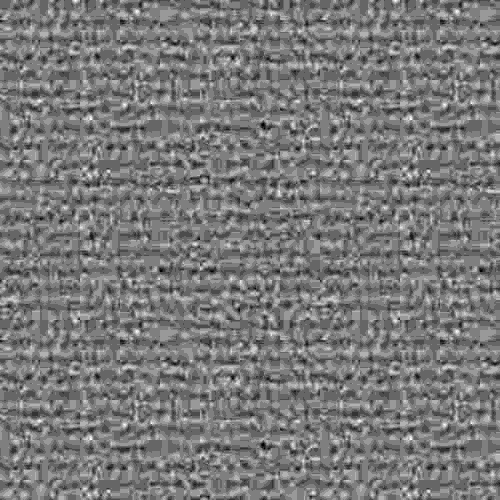
#> input picture DataSets/1.1.jpg, 500 x 500 px; its folder holds only this picture in this run
$ python TrainingDataSets.py
#> lines starting #> are read from the running program, lines starting #| are printed output that depends on the picture
import os, cv2
import numpy as np
from PIL import Image


class Trainer:
    file_path = 'DataSets'
    create_LBPH = cv2.face.LBPHFaceRecognizer_create()

    def __init__(self):
        self.faces = []
        self.users = []

    def img(self):
        paths_of_images = [os.path.join(Trainer.file_path, f) for f in os.listdir(Trainer.file_path)]
        for path_image in paths_of_images:
            face_i = Image.open(path_image).convert('L')
#> face_i is the input picture: PIL image 500x500 L; min 0, max 10, mean 4.77
            facearray = np.array(face_i, 'uint8')
            user = int(os.path.split(path_image)[-1].split('.')[0])
            self.faces.append(facearray)
            self.users.append(user)
            x = 55
            w = int(facearray.shape[1] * x / 100)
#> w = 275
            h = int(facearray.shape[0] * x / 100)
#> h = 275
            d = (w, h)
#> d = (275, 275)
            resized = cv2.resize(facearray, d)
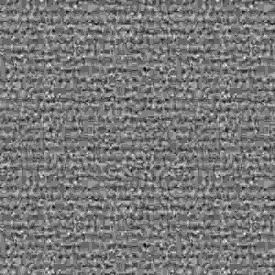
#> resized: shape (275, 275); min 0, max 10, mean 4.73; drawn with min black and max white
            cv2.imshow("Training", resized)
            cv2.waitKey(50)
        return self.users, self.faces

    def train(self):
        obj = Trainer.img(self)
        print("Training Starting: ")
        self.users, self.faces = obj
#> self.users = [1, 1]; self.faces = 2 items
        cv2.destroyAllWindows()
        Trainer.create_LBPH.train(self.faces, np.array(self.users))  # training
#> (the run stopped early here; a loop or call above may not have finished)
